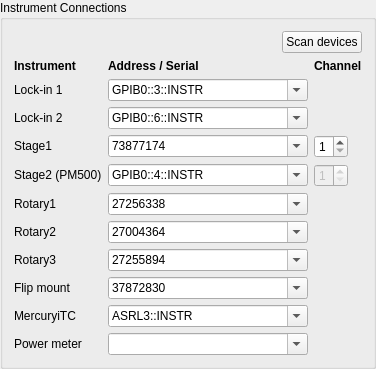
             <widget class="QGroupBox" name="connGroup">
              <property name="sizePolicy">
               <sizepolicy hsizetype="Preferred" vsizetype="Maximum">
                <horstretch>0</horstretch>
                <verstretch>0</verstretch>
               </sizepolicy>
              </property>
              <property name="title">
               <string>Instrument Connections</string>
              </property>
              <layout class="QGridLayout" name="connGrid" columnstretch="0,1,0">
               <item row="0" column="0" colspan="3" alignment="Qt::AlignmentFlag::AlignRight">
                <widget class="QPushButton" name="scanDevices">
                 <property name="sizePolicy">
                  <sizepolicy hsizetype="Fixed" vsizetype="Fixed">
                   <horstretch>0</horstretch>
                   <verstretch>0</verstretch>
                  </sizepolicy>
                 </property>
                 <property name="toolTip">
                  <string>&lt;html&gt;&lt;head/&gt;&lt;body&gt;&lt;p&gt;&lt;span style=" font-weight:700;"&gt;Scan devices&lt;/span&gt;&lt;/p&gt;&lt;p&gt;Lists the VISA resources (GPIB / serial / USB) and the Thorlabs Kinesis serial numbers currently visible to this PC, and offers them in the drop-down lists. The values already entered are kept.&lt;/p&gt;&lt;/body&gt;&lt;/html&gt;</string>
                 </property>
                 <property name="text">
                  <string>Scan devices</string>
                 </property>
                </widget>
               </item>
               <item row="1" column="0">
                <widget class="QLabel" name="connHead_0">
                 <property name="sizePolicy">
                  <sizepolicy hsizetype="Preferred" vsizetype="Fixed">
                   <horstretch>0</horstretch>
                   <verstretch>0</verstretch>
                  </sizepolicy>
                 </property>
                 <property name="font">
                  <font>
                   <bold>true</bold>
                  </font>
                 </property>
                 <property name="text">
                  <string>Instrument</string>
                 </property>
                 <property name="mytype" stdset="0">
                  <string>label</string>
                 </property>
                </widget>
               </item>
               <item row="1" column="1">
                <widget class="QLabel" name="connHead_1">
                 <property name="sizePolicy">
                  <sizepolicy hsizetype="Preferred" vsizetype="Fixed">
                   <horstretch>0</horstretch>
                   <verstretch>0</verstretch>
                  </sizepolicy>
                 </property>
                 <property name="font">
                  <font>
                   <bold>true</bold>
                  </font>
                 </property>
                 <property name="text">
                  <string>Address / Serial</string>
                 </property>
                 <property name="mytype" stdset="0">
                  <string>label</string>
                 </property>
                </widget>
               </item>
               <item row="1" column="2">
                <widget class="QLabel" name="connHead_2">
                 <property name="sizePolicy">
                  <sizepolicy hsizetype="Preferred" vsizetype="Fixed">
                   <horstretch>0</horstretch>
                   <verstretch>0</verstretch>
                  </sizepolicy>
                 </property>
                 <property name="font">
                  <font>
                   <bold>true</bold>
                  </font>
                 </property>
                 <property name="text">
                  <string>Channel</string>
                 </property>
                 <property name="mytype" stdset="0">
                  <string>label</string>
                 </property>
                </widget>
               </item>
               <item row="2" column="0">
                <widget class="QLabel" name="connLabel_Lockin1">
                 <property name="sizePolicy">
                  <sizepolicy hsizetype="Preferred" vsizetype="Fixed">
                   <horstretch>0</horstretch>
                   <verstretch>0</verstretch>
                  </sizepolicy>
                 </property>
                 <property name="text">
                  <string>Lock-in 1</string>
                 </property>
                 <property name="mytype" stdset="0">
                  <string>label</string>
                 </property>
                </widget>
               </item>
               <item row="2" column="1">
                <widget class="QComboBox" name="Lockin1_res">
                 <property name="sizePolicy">
                  <sizepolicy hsizetype="Expanding" vsizetype="Fixed">
                   <horstretch>0</horstretch>
                   <verstretch>0</verstretch>
                  </sizepolicy>
                 </property>
                 <property name="minimumSize">
                  <size>
                   <width>200</width>
                   <height>0</height>
                  </size>
                 </property>
                 <property name="toolTip">
                  <string>VISA resource of Lock-in 1 (SR830), e.g. GPIB0::2::INSTR. Pick from the list after Scan devices, or type it in.</string>
                 </property>
                 <property name="editable">
                  <bool>true</bool>
                 </property>
                 <item><property name="text"><string>GPIB0::3::INSTR</string></property></item></widget>
               </item>
               <item row="3" column="0">
                <widget class="QLabel" name="connLabel_Lockin2">
                 <property name="sizePolicy">
                  <sizepolicy hsizetype="Preferred" vsizetype="Fixed">
                   <horstretch>0</horstretch>
                   <verstretch>0</verstretch>
                  </sizepolicy>
                 </property>
                 <property name="text">
                  <string>Lock-in 2</string>
                 </property>
                 <property name="mytype" stdset="0">
                  <string>label</string>
                 </property>
                </widget>
               </item>
               <item row="3" column="1">
                <widget class="QComboBox" name="Lockin2_res">
                 <property name="sizePolicy">
                  <sizepolicy hsizetype="Expanding" vsizetype="Fixed">
                   <horstretch>0</horstretch>
                   <verstretch>0</verstretch>
                  </sizepolicy>
                 </property>
                 <property name="minimumSize">
                  <size>
                   <width>200</width>
                   <height>0</height>
                  </size>
                 </property>
                 <property name="toolTip">
                  <string>VISA resource of Lock-in 2 (SR830), e.g. GPIB0::3::INSTR. Pick from the list after Scan devices, or type it in.</string>
                 </property>
                 <property name="editable">
                  <bool>true</bool>
                 </property>
                 <item><property name="text"><string>GPIB0::6::INSTR</string></property></item></widget>
               </item>
               <item row="4" column="0">
                <widget class="QLabel" name="connLabel_Stage1">
                 <property name="sizePolicy">
                  <sizepolicy hsizetype="Preferred" vsizetype="Fixed">
                   <horstretch>0</horstretch>
                   <verstretch>0</verstretch>
                  </sizepolicy>
                 </property>
                 <property name="text">
                  <string>Stage1</string>
                 </property>
                 <property name="mytype" stdset="0">
                  <string>label</string>
                 </property>
                </widget>
               </item>
               <item row="4" column="1">
                <widget class="QComboBox" name="Stage1_res">
                 <property name="sizePolicy">
                  <sizepolicy hsizetype="Expanding" vsizetype="Fixed">
                   <horstretch>0</horstretch>
                   <verstretch>0</verstretch>
                  </sizepolicy>
                 </property>
                 <property name="minimumSize">
                  <size>
                   <width>200</width>
                   <height>0</height>
                  </size>
                 </property>
                 <property name="toolTip">
                  <string>Kinesis serial number of the Stage1 controller. Pick from the list after Scan devices, or type it in.</string>
                 </property>
                 <property name="editable">
                  <bool>true</bool>
                 </property>
                 <item><property name="text"><string>73877174</string></property></item></widget>
               </item>
               <item row="4" column="2">
                <widget class="QSpinBox" name="Stage1_ch">
                 <property name="sizePolicy">
                  <sizepolicy hsizetype="Fixed" vsizetype="Fixed">
                   <horstretch>0</horstretch>
                   <verstretch>0</verstretch>
                  </sizepolicy>
                 </property>
                 <property name="toolTip">
                  <string>Controller channel of this axis.</string>
                 </property>
                 <property name="minimum">
                  <number>1</number>
                 </property>
                 <property name="maximum">
                  <number>4</number>
                 </property>
                 <property name="value">
                  <number>1</number>
                 </property>
                </widget>
               </item>
               <item row="5" column="0">
                <widget class="QLabel" name="connLabel_Stage2">
                 <property name="sizePolicy">
                  <sizepolicy hsizetype="Preferred" vsizetype="Fixed">
                   <horstretch>0</horstretch>
                   <verstretch>0</verstretch>
                  </sizepolicy>
                 </property>
                 <property name="text">
                  <string>Stage2 (PM500)</string>
                 </property>
                 <property name="mytype" stdset="0">
                  <string>label</string>
                 </property>
                </widget>
               </item>
               <item row="5" column="1">
                <widget class="QComboBox" name="Stage2_res">
                 <property name="sizePolicy">
                  <sizepolicy hsizetype="Expanding" vsizetype="Fixed">
                   <horstretch>0</horstretch>
                   <verstretch>0</verstretch>
                  </sizepolicy>
                 </property>
                 <property name="minimumSize">
                  <size>
                   <width>200</width>
                   <height>0</height>
                  </size>
                 </property>
                 <property name="toolTip">
                  <string>VISA resource of the Newport PM500 controller that drives Stage2, e.g. GPIB0::4::INSTR. Pick from the list after Scan devices, or type it in.</string>
                 </property>
                 <property name="editable">
                  <bool>true</bool>
                 </property>
                 <item><property name="text"><string>GPIB0::4::INSTR</string></property></item></widget>
               </item>
               <item row="5" column="2">
                <widget class="QSpinBox" name="Stage2_ch">
                 <property name="sizePolicy">
                  <sizepolicy hsizetype="Fixed" vsizetype="Fixed">
                   <horstretch>0</horstretch>
                   <verstretch>0</verstretch>
                  </sizepolicy>
                 </property>
                 <property name="toolTip">
                  <string>Not used: the PM500 is addressed by its VISA resource only.</string>
                 </property>
                 <property name="minimum">
                  <number>1</number>
                 </property>
                 <property name="maximum">
                  <number>4</number>
                 </property>
                 <property name="value">
                  <number>1</number>
                 </property>
                <property name="enabled"><bool>false</bool></property></widget>
               </item>
               <item row="6" column="0">
                <widget class="QLabel" name="connLabel_Rot1">
                 <property name="sizePolicy">
                  <sizepolicy hsizetype="Preferred" vsizetype="Fixed">
                   <horstretch>0</horstretch>
                   <verstretch>0</verstretch>
                  </sizepolicy>
                 </property>
                 <property name="text">
                  <string>Rotary1</string>
                 </property>
                 <property name="mytype" stdset="0">
                  <string>label</string>
                 </property>
                </widget>
               </item>
               <item row="6" column="1">
                <widget class="QComboBox" name="Rot1_res">
                 <property name="sizePolicy">
                  <sizepolicy hsizetype="Expanding" vsizetype="Fixed">
                   <horstretch>0</horstretch>
                   <verstretch>0</verstretch>
                  </sizepolicy>
                 </property>
                 <property name="minimumSize">
                  <size>
                   <width>200</width>
                   <height>0</height>
                  </size>
                 </property>
                 <property name="toolTip">
                  <string>Kinesis serial number of the Rotary1 controller. Pick from the list after Scan devices, or type it in.</string>
                 </property>
                 <property name="editable">
                  <bool>true</bool>
                 </property>
                 <item><property name="text"><string>27256338</string></property></item></widget>
               </item>
               <item row="7" column="0">
                <widget class="QLabel" name="connLabel_Rot2">
                 <property name="sizePolicy">
                  <sizepolicy hsizetype="Preferred" vsizetype="Fixed">
                   <horstretch>0</horstretch>
                   <verstretch>0</verstretch>
                  </sizepolicy>
                 </property>
                 <property name="text">
                  <string>Rotary2</string>
                 </property>
                 <property name="mytype" stdset="0">
                  <string>label</string>
                 </property>
                </widget>
               </item>
               <item row="7" column="1">
                <widget class="QComboBox" name="Rot2_res">
                 <property name="sizePolicy">
                  <sizepolicy hsizetype="Expanding" vsizetype="Fixed">
                   <horstretch>0</horstretch>
                   <verstretch>0</verstretch>
                  </sizepolicy>
                 </property>
                 <property name="minimumSize">
                  <size>
                   <width>200</width>
                   <height>0</height>
                  </size>
                 </property>
                 <property name="toolTip">
                  <string>Kinesis serial number of the Rotary2 controller. Pick from the list after Scan devices, or type it in.</string>
                 </property>
                 <property name="editable">
                  <bool>true</bool>
                 </property>
                 <item><property name="text"><string>27004364</string></property></item></widget>
               </item>
               <item row="8" column="0">
                <widget class="QLabel" name="connLabel_Rot3">
                 <property name="sizePolicy">
                  <sizepolicy hsizetype="Preferred" vsizetype="Fixed">
                   <horstretch>0</horstretch>
                   <verstretch>0</verstretch>
                  </sizepolicy>
                 </property>
                 <property name="text">
                  <string>Rotary3</string>
                 </property>
                 <property name="mytype" stdset="0">
                  <string>label</string>
                 </property>
                </widget>
               </item>
               <item row="8" column="1">
                <widget class="QComboBox" name="Rot3_res">
                 <property name="sizePolicy">
                  <sizepolicy hsizetype="Expanding" vsizetype="Fixed">
                   <horstretch>0</horstretch>
                   <verstretch>0</verstretch>
                  </sizepolicy>
                 </property>
                 <property name="minimumSize">
                  <size>
                   <width>200</width>
                   <height>0</height>
                  </size>
                 </property>
                 <property name="toolTip">
                  <string>Kinesis serial number of the Rotary3 controller. Pick from the list after Scan devices, or type it in.</string>
                 </property>
                 <property name="editable">
                  <bool>true</bool>
                 </property>
                 <item><property name="text"><string>27255894</string></property></item></widget>
               </item>
               <item row="9" column="0">
                <widget class="QLabel" name="connLabel_FM">
                 <property name="sizePolicy">
                  <sizepolicy hsizetype="Preferred" vsizetype="Fixed">
                   <horstretch>0</horstretch>
                   <verstretch>0</verstretch>
                  </sizepolicy>
                 </property>
                 <property name="text">
                  <string>Flip mount</string>
                 </property>
                 <property name="mytype" stdset="0">
                  <string>label</string>
                 </property>
                </widget>
               </item>
               <item row="9" column="1">
                <widget class="QComboBox" name="FM_res">
                 <property name="sizePolicy">
                  <sizepolicy hsizetype="Expanding" vsizetype="Fixed">
                   <horstretch>0</horstretch>
                   <verstretch>0</verstretch>
                  </sizepolicy>
                 </property>
                 <property name="minimumSize">
                  <size>
                   <width>200</width>
                   <height>0</height>
                  </size>
                 </property>
                 <property name="toolTip">
                  <string>Kinesis serial number of the flip mount (MFF). Pick from the list after Scan devices, or type it in.</string>
                 </property>
                 <property name="editable">
                  <bool>true</bool>
                 </property>
                 <item><property name="text"><string>37872830</string></property></item></widget>
               </item>
               <item row="10" column="0">
                <widget class="QLabel" name="connLabel_iTC">
                 <property name="sizePolicy">
                  <sizepolicy hsizetype="Preferred" vsizetype="Fixed">
                   <horstretch>0</horstretch>
                   <verstretch>0</verstretch>
                  </sizepolicy>
                 </property>
                 <property name="text">
                  <string>MercuryiTC</string>
                 </property>
                 <property name="mytype" stdset="0">
                  <string>label</string>
                 </property>
                </widget>
               </item>
               <item row="10" column="1">
                <widget class="QComboBox" name="iTC_res">
                 <property name="sizePolicy">
                  <sizepolicy hsizetype="Expanding" vsizetype="Fixed">
                   <horstretch>0</horstretch>
                   <verstretch>0</verstretch>
                  </sizepolicy>
                 </property>
                 <property name="minimumSize">
                  <size>
                   <width>200</width>
                   <height>0</height>
                  </size>
                 </property>
                 <property name="toolTip">
                  <string>VISA resource of the MercuryiTC temperature controller, e.g. ASRL3::INSTR (serial port COM3). Pick from the list after Scan devices, or type it in.</string>
                 </property>
                 <property name="editable">
                  <bool>true</bool>
                 </property>
                 <item><property name="text"><string>ASRL3::INSTR</string></property></item></widget>
               </item>
               <item row="11" column="0">
                <widget class="QLabel" name="connLabel_PM">
                 <property name="sizePolicy">
                  <sizepolicy hsizetype="Preferred" vsizetype="Fixed">
                   <horstretch>0</horstretch>
                   <verstretch>0</verstretch>
                  </sizepolicy>
                 </property>
                 <property name="text">
                  <string>Power meter</string>
                 </property>
                 <property name="mytype" stdset="0">
                  <string>label</string>
                 </property>
                </widget>
               </item>
               <item row="11" column="1">
                <widget class="QComboBox" name="PM_res">
                 <property name="sizePolicy">
                  <sizepolicy hsizetype="Expanding" vsizetype="Fixed">
                   <horstretch>0</horstretch>
                   <verstretch>0</verstretch>
                  </sizepolicy>
                 </property>
                 <property name="minimumSize">
                  <size>
                   <width>200</width>
                   <height>0</height>
                  </size>
                 </property>
                 <property name="toolTip">
                  <string>VISA resource of the PM100D power meter (reserved - the power meter is not used by the program yet). Pick from the list after Scan devices, or type it in.</string>
                 </property>
                 <property name="editable">
                  <bool>true</bool>
                 </property>
                </widget>
               </item>
              </layout>
             </widget>
